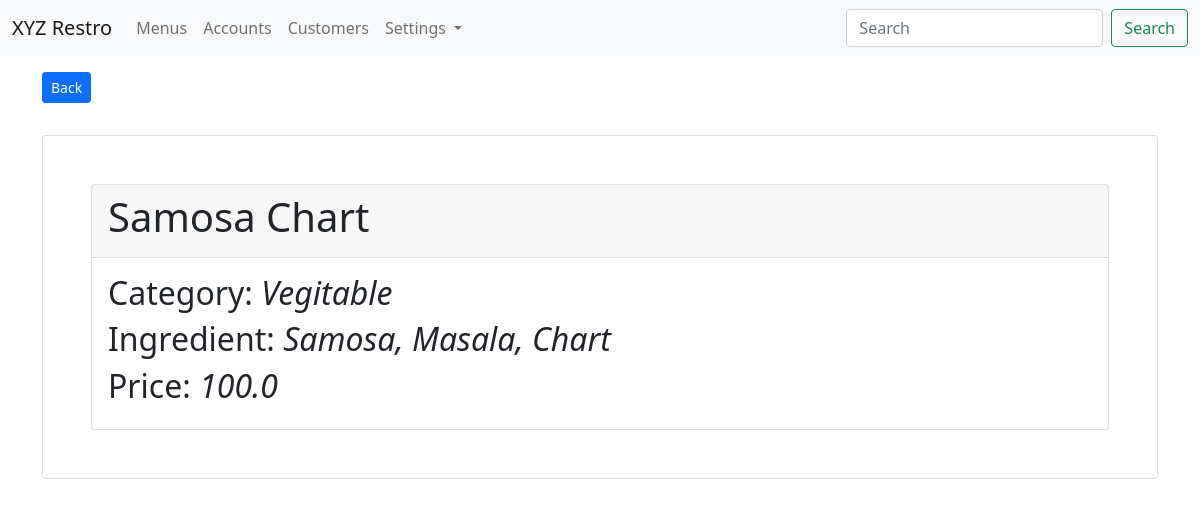
Page /menus/show/5/ on the earlier database version.
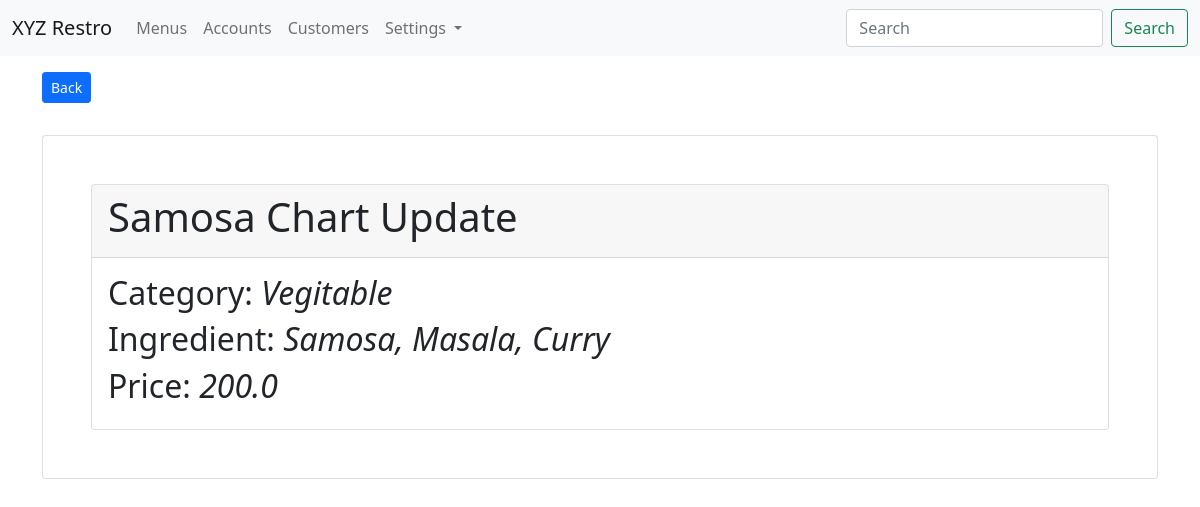
Same page on the later database version.
### app_menus/models.py (models this page shows, shortened)
class Menu(models.Model):
    menu_title = models.CharField(max_length=100)
    menu_price = models.FloatField(default=0.00)
    menu_ingredient = models.CharField(max_length=100)
    menu_category = models.ForeignKey(Category, on_delete=models.CASCADE)
    menu_img = models.FileField(upload_to="images/menus/", blank=True, null=True)
    menu_created_at = models.DateTimeField(auto_now_add=True)
    is_active = models.BooleanField(default=True)
    class Meta:
        db_table = "restro_menus"
        ordering = ["-menu_title"]

class Category(models.Model):
    category_title = models.CharField(max_length=100)
    category_code = models.CharField(max_length=20, null=True, blank=True)
    class Meta:
        db_table = "restro_categories"
        ordering = ["-category_title"]

### app_menus/views.py (the view)
# urls.py: path('show/<int:id>/', views.show_menu, name='menu-show'),
def show_menu(request, id):
    menu_obj = Menu.objects.get(id=id)
    context = {"data": menu_obj}
    return render(request, 'menus/show_menu.html', context)

### templates/menus/show_menu.html (shortened to what this page needs)
{% extends 'layouts/master.html' %}
{% block content %}
<div class="container">
    <a href="{% url 'menu-list' %}" class="btn btn-sm btn-primary mb-3 mt-3">Back</a>
    <div class="card p-5 mt-3">
        <div class="card">
            <div class="card-header">
                <h1>{{ data.menu_title }}</h1>
            </div>
            <div class="card-body">
                <h2>Category: <i>{{ data.menu_category.category_title }}</i></h2>
                <h2>Ingredient: <i>{{ data.menu_ingredient }}</i></h2>
                <h2>Price: <i>{{ data.menu_price }}</i></h2>
            </div>
        </div>
    </div>
</div>
{% endblock %}

Differences in the rows shown:
changed Menu "Vegitable": menu_title "Samosa Chart" → "Samosa Chart Update"; menu_ingredient "Samosa, Masala, Chart" → "Samosa, Masala, Curry"; menu_price "100.0" → "200.0"
